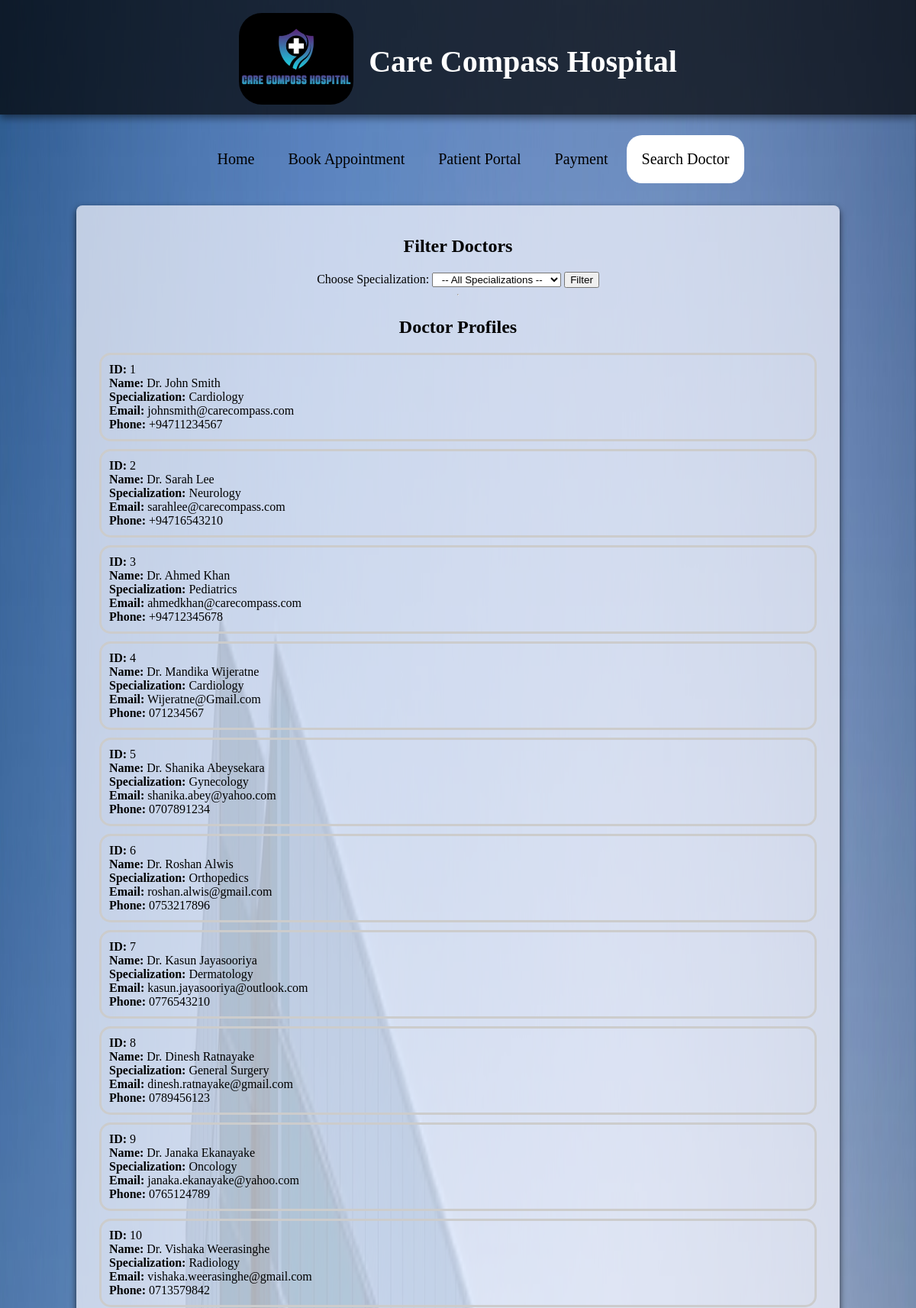
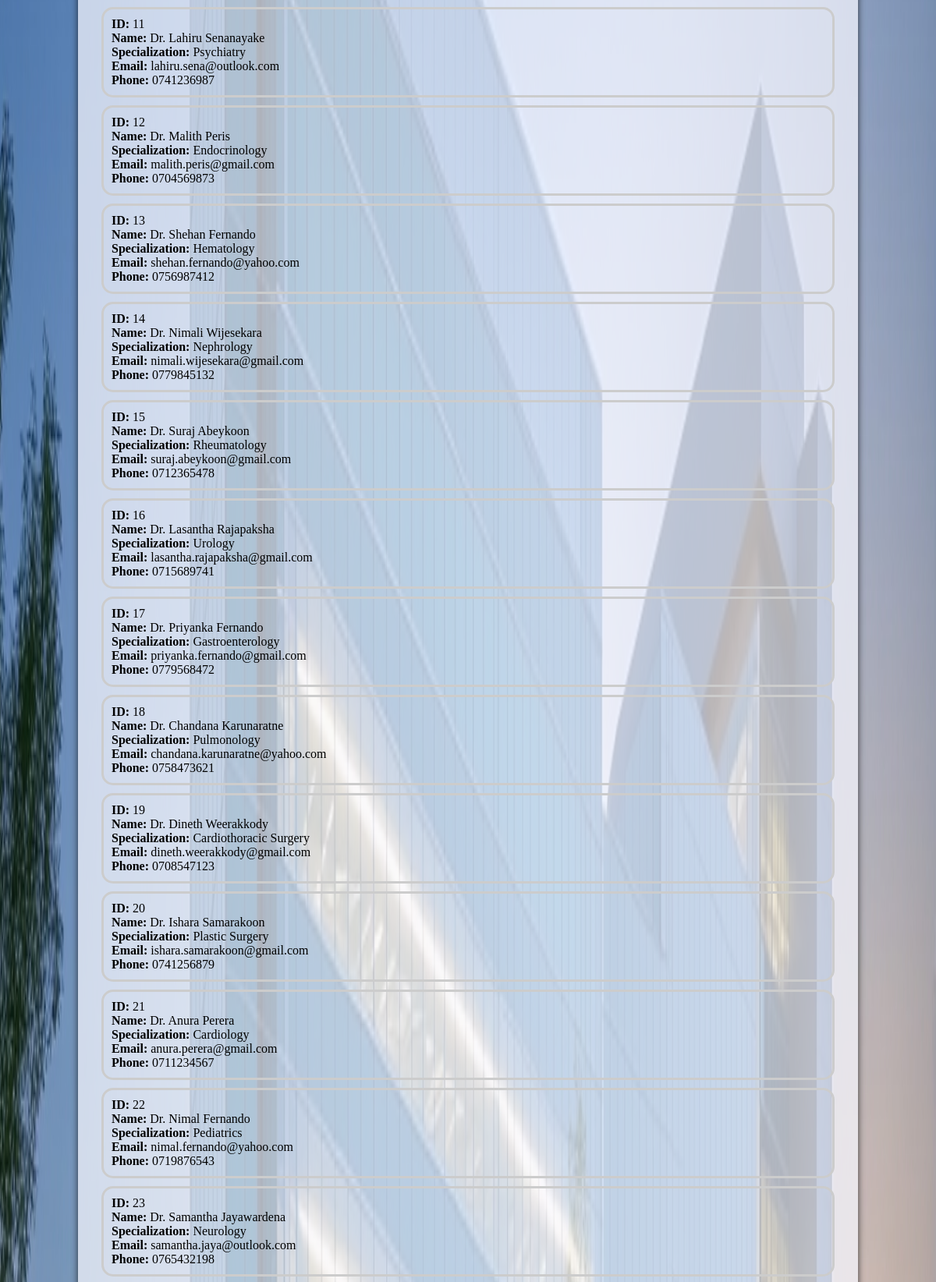
The page /Filterdoctor.php (upper part) on the database its author committed (2 pictures, top to bottom).
### tables this page shows
CREATE TABLE `doctors` (
  `doctor_id` int(11) NOT NULL,
  `full_name` varchar(100) NOT NULL,
  `email` varchar(100) NOT NULL,
  `phone_number` varchar(15) NOT NULL,
  `specialization` varchar(100) NOT NULL,
  `qualifications` text NOT NULL,
  `experience_years` int(10) UNSIGNED NOT NULL,
  `hospital_branch` enum('Kandy','Colombo','Kurunegala') NOT NULL,
  `available_days` varchar(50) NOT NULL,
  `available_time` varchar(50) NOT NULL,
  `created_at` datetime DEFAULT current_timestamp()
);

### Filterdoctor.php (the view, shortened to what this page needs)
<?php
include('dbconnect.php');
$sql = "SELECT * FROM doctors";
$result = $conn->query($sql);
?>
<!DOCTYPE html>
<html lang="en" xmlns="http://www.w3.org/1999/xhtml">
<head>
    <link rel="stylesheet" href="sheet.css" />
    <link href="https://cdnjs.cloudflare.com/ajax/libs/font-awesome/5.15.4/css/all.min.css" rel="stylesheet">
</head>
<body>
    <div class="head">
        <div class="image">
            <img src="images/Logo.jpeg" />
            <h1>Care Compass Hospital</h1>
        </div>
        <div class="sub">
            <ul>
                <li><a href="Home.php">Home</a></li>
                <li><a href="Appointment.php">Book Appointment</a></li>
                <li><a href="Portal.php">Patient Portal</a></li>
                <li><a href="Payment.php">Payment</a></li>
                <li class="active"><a href="Filterdoctor.php">Search Doctor</a></li>
            </ul>
        </div>
    </div>
<div class="Filter_doctor">
<h2>Filter Doctors</h2>
<div style="display: flex; justify-content: center; align-items: center; flex-direction: column;">
<form method="GET" action="">
    <label for="specialization">Choose Specialization:</label>
    <select name="specialization" id="specialization">
        <option value="">-- All Specializations --</option>
    </select>
    <button type="submit">Filter</button>
</form>
<hr>
</div>
<h2>Doctor Profiles</h2>
<?php
if ($result->num_rows > 0) {
    while ($row = $result->fetch_assoc()) {
        echo "<div style='border:solid #ccc; padding:10px; margin:10px; border-radius:15px;'>";
        echo "<strong>ID:</strong> " . $row['doctor_id'] . "<br>";
        echo "<strong>Name:</strong> " . $row['full_name'] . "<br>";
        echo "<strong>Specialization:</strong> " . $row['specialization'] . "<br>";
        echo "<strong>Email:</strong> " . $row['email'] . "<br>";
        echo "<strong>Phone:</strong> " . $row['phone_number'] . "<br>";
        echo "</div>";
    }
} else {
    echo "<p>No doctors found.</p>";
}
?>
</div>
</body>
</html>

### sheet.css (style rules this page uses)
.head { height: 150px; width: 100%; background-color: rgba(0, 0, 0, 0.7); color: white; display: inline-block; box-shadow: 0 4px 10px rgba(0, 0, 0, 0.5); }
.image { display: flex; margin-top: 17px; gap: 20px; justify-content: center; }
.image h1 { font-size: 40px; margin-top: 40px; }
.image img { height: 120px; width: 150px; border-radius: 30px; }
.sub { margin-top: 40px; text-align: center; }
.sub ul li { display: inline-block; padding: 20px; font-size: 20px; }
.sub ul li a { text-decoration: none; color: black; }
.sub ul li.active { background-color: white; border-radius: 20px; }
.Filter_doctor { width: 80%; margin: 50px auto; padding: 20px; background-color: rgba(248, 248, 255, 0.7); border-radius: 8px; box-shadow: 0 4px 8px rgba(0, 0, 0, 0.7); }
.Filter_doctor h2 { text-align: center; }
.Filter_doctor #specialization { text-align: center; }

### rows shown on the page
doctors: doctor_id "1", full_name "Dr. John Smith", specialization "Cardiology", email "johnsmith@carecompass.com", phone_number "+94711234567"
doctors: doctor_id "2", full_name "Dr. Sarah Lee", specialization "Neurology", email "sarahlee@carecompass.com", phone_number "+94716543210"
doctors: doctor_id "3", full_name "Dr. Ahmed Khan", specialization "Pediatrics", email "ahmedkhan@carecompass.com", phone_number "+94712345678"
doctors: doctor_id "4", full_name "Dr. Mandika Wijeratne", specialization "Cardiology", email "Wijeratne@Gmail.com", phone_number "071234567"
doctors: doctor_id "5", full_name "Dr. Shanika Abeysekara", specialization "Gynecology", email "shanika.abey@yahoo.com", phone_number "0707891234"
doctors: doctor_id "6", full_name "Dr. Roshan Alwis", specialization "Orthopedics", email "roshan.alwis@gmail.com", phone_number "0753217896"
doctors: doctor_id "7", full_name "Dr. Kasun Jayasooriya", specialization "Dermatology", email "kasun.jayasooriya@outlook.com", phone_number "0776543210"
doctors: doctor_id "8", full_name "Dr. Dinesh Ratnayake", specialization "General Surgery", email "dinesh.ratnayake@gmail.com", phone_number "0789456123"
doctors: doctor_id "9", full_name "Dr. Janaka Ekanayake", specialization "Oncology", email "janaka.ekanayake@yahoo.com", phone_number "0765124789"
doctors: doctor_id "10", full_name "Dr. Vishaka Weerasinghe", specialization "Radiology", email "vishaka.weerasinghe@gmail.com", phone_number "0713579842"
doctors: doctor_id "11", full_name "Dr. Lahiru Senanayake", specialization "Psychiatry", email "lahiru.sena@outlook.com", phone_number "0741236987"
doctors: doctor_id "12", full_name "Dr. Malith Peris", specialization "Endocrinology", email "malith.peris@gmail.com", phone_number "0704569873"
doctors: doctor_id "13", full_name "Dr. Shehan Fernando", specialization "Hematology", email "shehan.fernando@yahoo.com", phone_number "0756987412"
doctors: doctor_id "14", full_name "Dr. Nimali Wijesekara", specialization "Nephrology", email "nimali.wijesekara@gmail.com", phone_number "0779845132"
doctors: doctor_id "15", full_name "Dr. Suraj Abeykoon", specialization "Rheumatology", email "suraj.abeykoon@gmail.com", phone_number "0712365478"
doctors: doctor_id "16", full_name "Dr. Lasantha Rajapaksha", specialization "Urology", email "lasantha.rajapaksha@gmail.com", phone_number "0715689741"
doctors: doctor_id "17", full_name "Dr. Priyanka Fernando", specialization "Gastroenterology", email "priyanka.fernando@gmail.com", phone_number "0779568472"
doctors: doctor_id "18", full_name "Dr. Chandana Karunaratne", specialization "Pulmonology", email "chandana.karunaratne@yahoo.com", phone_number "0758473621"
doctors: doctor_id "19", full_name "Dr. Dineth Weerakkody", specialization "Cardiothoracic Surgery", email "dineth.weerakkody@gmail.com", phone_number "0708547123"
doctors: doctor_id "20", full_name "Dr. Ishara Samarakoon", specialization "Plastic Surgery", email "ishara.samarakoon@gmail.com", phone_number "0741256879"
doctors: doctor_id "21", full_name "Dr. Anura Perera", specialization "Cardiology", email "anura.perera@gmail.com", phone_number "0711234567"
doctors: doctor_id "22", full_name "Dr. Nimal Fernando", specialization "Pediatrics", email "nimal.fernando@yahoo.com", phone_number "0719876543"
doctors: doctor_id "23", full_name "Dr. Samantha Jayawardena", specialization "Neurology", email "samantha.jaya@outlook.com", phone_number "0765432198"
